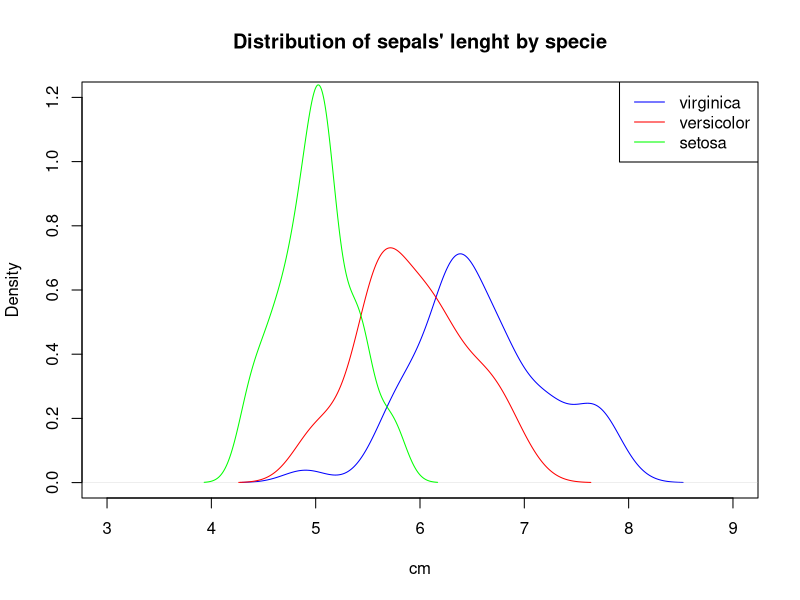
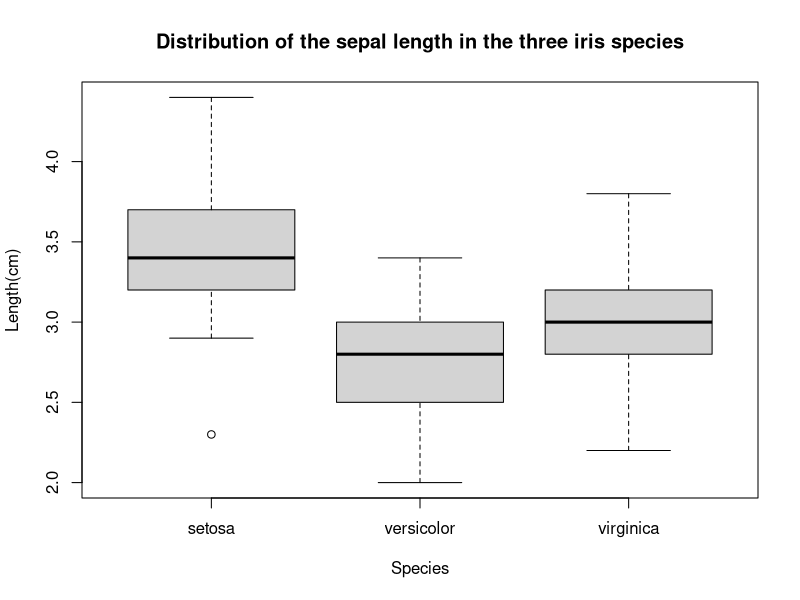

Here is the R script that generated these plots, in order:
# Exercice 3 ---------------------------------------------------------------
# Q1
ConvertCmToMm = function(VInCm){
  " This function convert a length in cm to a length in mm.
   :input VInCm: (vector) of double corresponding to lenghts given in cm;
   :output VInMm: (vector)of double corresponding to lenghts given in mm."
  
  VInMm <- VInCm * 10
  return(VInMm)
}
Sepal.Length.mm <- ConvertCmToMm(iris$Sepal.Length)

#Q2 
MaxPetalArea = function(Petal.Length, Petal.Width){
  " This function return the maximal area of the petal for each iris, 
  assuming that this area correspond then to a rectangle.
  :input Petal.Length: (vector) of double corresponding to the petals' lenght in cm;
  :input Petal.Width: (vector) of double corresponding to the petals' width in cm;
  :output MaxArea: (vector) of double corresponding to the petals' maximal area i cm^2;"
  MaxArea <- Petal.Length * Petal.Width
  return(MaxArea)
}

iris$Petal.Max.Petal.Area <- MaxPetalArea(iris$Petal.Length, iris$Petal.Width)
print(head(iris))

# Q3
for (i in 1:dim(iris[0])){
  if (iris$Petal.Length[i] > iris$Sepal.Length[i]){
    iris$Max.Length[i] <- iris$Petal.Length[i] 
  }
  else if(iris$Petal.Length[i] < iris$Sepal.Length[i]){
    iris$Max.Length[i] <- iris$Sepal.Length[i] 
  }
  else{ # Petal.Lenght == Sepal.Length
    iris$Max.Length[i] <- iris$Sepal.Length[i] 
  }
}
head(iris)

# Q4
for (i in 1:dim(iris[0])){
  if (iris$Max.Length[i] == iris$Sepal.Length[i]){
    iris$Part.max[i] <- paste("sepal-", iris$Sepal.Length[i]) 
  }
  else {
    iris$Part.max[i] <- paste("petal-", iris$Petal.Length[i]) 
  }
}
head(iris)

# Q5
lapply(list(iris$Sepal.Length), ConvertCmToMm)

# Q6
sapply(1:nrow(iris),function(i) max(iris$Sepal.Length[i],iris$Petal.Length[i])) 

# Q7
MedianValues <- sapply(1:ncol(iris), function(i) if(is.numeric(iris[,i])){
                                                        return(median(iris[,i]))} 
                                                  else{
                                                    return("NA")
                                                  }) 
irisNew <- rbind(iris, MedianValues)

# Q8
print(unique(iris$Species))
print(max(iris$Sepal.Length))
print(min(iris$Sepal.Length))

print(iris$Species[max(iris$Sepal.Length)])
plot(density(iris$Sepal.Length[iris$Species == "virginica"]), col= "blue", main = "Distribution of sepals' lenght by specie",
            xlab = "cm", ylim = c(0,1.2), xlim = c(3,9))
lines(density(iris$Sepal.Length[iris$Species == "versicolor"]), col= "red")
lines(density(iris$Sepal.Length[iris$Species == "setosa"]), col= "green")
legend('topright', legend=c("virginica", "versicolor", "setosa" ),
       col=c( "blue", "red", "green"), lty=1)

pdf(file="seapl_length_distribution.pdf")
boxplot(formula=Sepal.Width~Species,data=iris,main="Distribution of the sepal length in the three iris species",xlab="Species",ylab="Length(cm)",outline=T)



